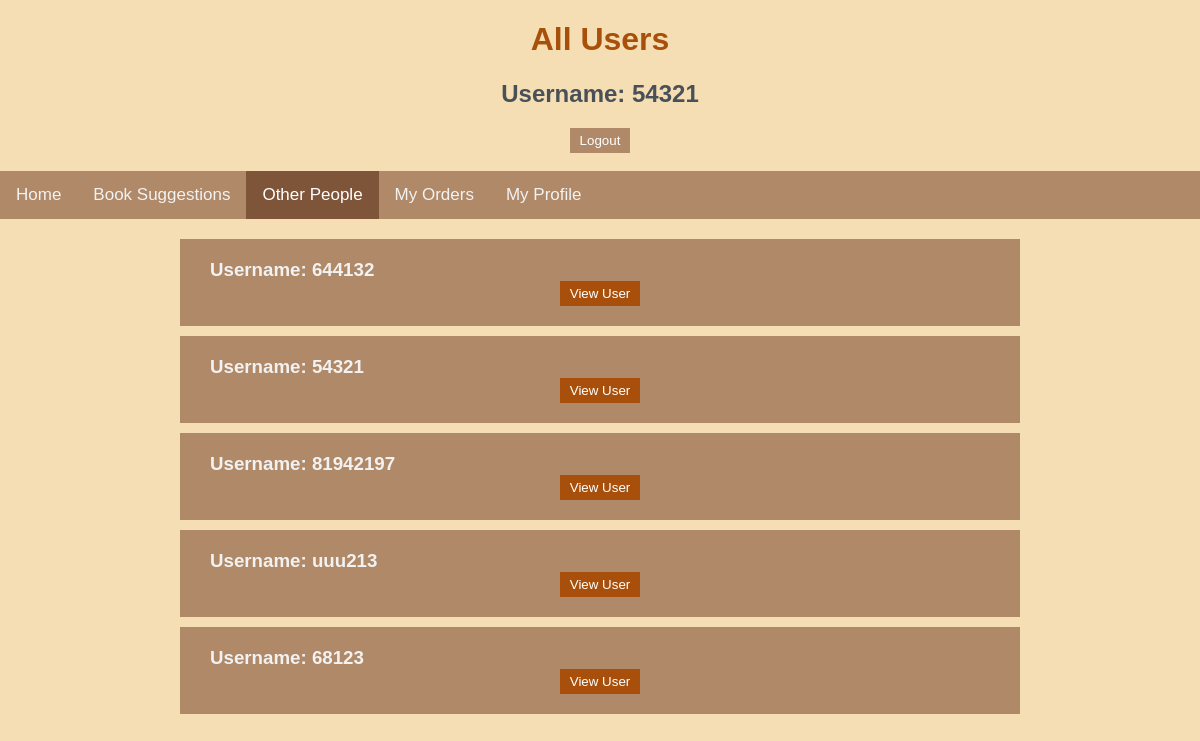
The app's page /alluser/54321 with its own data.
### app.py (models this page shows, shortened)
class User(db.Model):
    username = db.Column(db.String(20),nullable=False, primary_key=True)
    password = db.Column(db.String(20),nullable=False)
    name = db.Column(db.String(20))
    address = db.Column(db.String(100))
    email = db.Column(db.String(40))
    trust = db.Column(db.Integer,default=0)
    untrust = db.Column(db.Integer,default=0)

### app.py (the view)
@app.route('/alluser/<id>')
def alluser(id):
    users=User.query.all()
    return render_template('other.html',alluser=users,user=id)

### templates/other.html (shortened to what this page needs)
{% extends "base.html" %}
{% block body %}
<h1 id=top>All Users</h1>
<h2 id=top>Username: {{user}}</h2>
<div class="toIndex"><form action='/' >
    <input class="button" type="submit" value="Logout"></form></div><br>
<div class="topnav">
    <a href="/main/{{user}}">Home</a>
    <a href="/bookSug/{{user}}">Book Suggestions</a>
    <a class="active" href="/alluser/{{user}}">Other People</a>
    <a href="/orderInfo/{{user}}">My Orders</a>
    <a href="/profile/{{user}}">My Profile</a>
</div>
<div class="allBook">
        {%for cus in alluser%}
        <div class="eachbook">
            <h3 id='eachb'>
                Username: {{cus.username}}
                <div class="toIndex"><form action='/oneuser/{{user}}/{{cus.username}}' >
                    <input class="viewbutton" type="submit" value="View User"></form></div>
            </h3>
        </div>
        {%endfor%}
</div>
{% endblock %}

### static/css/main.css (style rules this page uses)
body { margin:0; font-family: sans-serif; background-color: wheat; }
h1 { font-family:'Gill Sans', 'Gill Sans MT', Calibri, 'Trebuchet MS', sans-serif ; color: #A8500B; }
h2 { color:#495057; }
h3 { color:#495057; }
.allBook { margin: auto; width: 70%; padding: 10px; }
.eachbook { background-color: #b08968; }
#eachb { margin: 10px; padding:20px; color: #f2f2f2; }
.toIndex { display: flex; justify-content: center; text-align: center; }
#top { text-align: center; }
.button { background-color: #b08968; border: none; color: white; padding: 5px 10px; text-align: center; text-decoration: none; display: inline-block; }
.viewbutton { background-color: #A8500B; border: none; color: white; padding: 5px 10px; text-align: center; text-decoration: none; display: inline-block; }
.topnav { background-color: #b08968; overflow: hidden; }
.topnav a { float: left; color: #f2f2f2; text-align: center; padding: 14px 16px; text-decoration: none; font-size: 17px; }
.topnav a.active { background-color: #7f5539; color: white; }

### records on screen
User: username "644132"
User: username "54321"
User: username "81942197"
User: username "uuu213"
User: username "68123"

### other values on screen
{{ user }} "54321"
